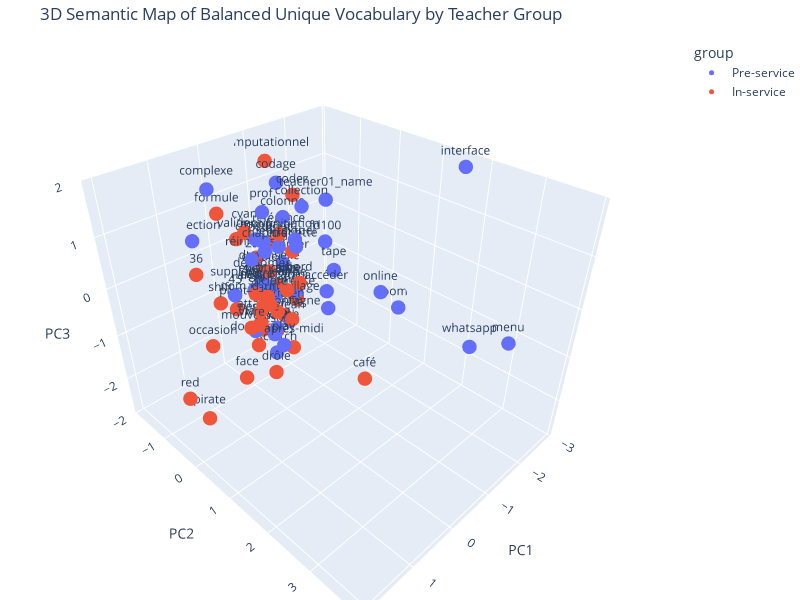

The code cell stored with this chart in its notebook:
### Code cell
# --- Embed the selected unique words ---

print("Encoding selected unique words...")
model = SentenceTransformer('sentence-transformers/paraphrase-multilingual-MiniLM-L12-v2')

word_embeddings_pre_final = model.encode(words_pre_final)
word_embeddings_in_final = model.encode(words_in_final)

# Stack all embeddings
all_embeddings_final = np.vstack([word_embeddings_pre_final, word_embeddings_in_final])

# Build metadata
all_words_final = words_pre_final + words_in_final
all_groups_final = ['Pre-service'] * len(words_pre_final) + ['In-service'] * len(words_in_final)

metadata_final_df = pd.DataFrame({
    'word': all_words_final,
    'group': all_groups_final
})

# --- Project into 3D using PCA ---

print("Running 3D PCA...")
from sklearn.decomposition import PCA

pca = PCA(n_components=3)
proj_embeddings_final = pca.fit_transform(all_embeddings_final)

metadata_final_df['PC1'] = proj_embeddings_final[:, 0]
metadata_final_df['PC2'] = proj_embeddings_final[:, 1]
metadata_final_df['PC3'] = proj_embeddings_final[:, 2]

# --- Plot interactive 3D scatter ---

import plotly.express as px

print("Plotting 3D map...")
fig = px.scatter_3d(
    metadata_final_df,
    x='PC1', y='PC2', z='PC3',
    color='group',
    text='word',
    title='3D Semantic Map of Balanced Unique Vocabulary by Teacher Group',
    width=800,
    height=600
)

fig.update_traces(marker=dict(size=5))
fig.update_layout(margin=dict(l=0, r=0, b=0, t=40))
fig.show()

### Figure 1 — Plotly figure (JSON) as saved in the notebook; plotly's stock layout.template omitted (floating-point values rounded to 4 significant figures)
{"data": [{"hovertemplate": "group=Pre-service<br>PC1=%{x}<br>PC2=%{y}<br>PC3=%{z}<br>word=%{text}<extra></extra>", "legendgroup": "Pre-service", "marker": {"color": "#636efa", "size": 5, "symbol": "circle"}, "mode": "markers+text", "name": "Pre-service", "scene": "scene", "showlegend": true, "text": ["exécuter", "chapitre", "play", "menu", "collection", "nonant", "scratch", "mouvement", "online", "pratique", "dézoomer", "45", "teacher01_name", "loulou", "2a", "définition", "clean", "motif", "récré", "bulldozer", "interface", "correction", "mini", "zoomer", "tape", "complexe", "constituer", "fd100", "2a.", "codage", "trajectoire", "textuel", "initiation", "accéder", "désolé", "perspicace", "prof", "recharger", "whatsapp", "colonne"], "type": "scatter3d", "x": [-0.001247, 0.5286, 0.9334, -1.082, -0.06857, 0.1223, 0.2549, 0.587, -0.7335, 0.2216, -0.01005, 0.601, -0.8979, 0.3132, 0.3474, -0.1106, -0.007207, 0.5393, 0.3607, -2.882, -2.76, 0.4832, -0.2888, -2.78, -1.75, 0.5793, -0.05877, -2.072, 0.433, -0.6954, -0.47, -0.1444, 0.01028, -0.5403, 0.3158, 0.2172, 0.2025, -1.509, -2.164, 0.0003055], "y": [-0.4696, 0.3267, 1.167, 3.884, 0.5566, 0.02703, 0.1197, -0.01447, 1.668, -0.02394, -0.5046, -0.5022, 0.2333, 0.2431, -0.2785, -0.1094, 0.2174, 0.1321, -0.09198, -1.8, 1.67, -1.847, 0.08644, 0.3964, -0.4524, -1.029, -0.4406, -1.026, -0.1589, -0.7988, -0.7918, 0.2986, 0.4595, 0.6014, 0.171, -0.01007, -0.09498, -1.722, 2.58, 0.1735], "z": [-0.1674, 1.024, -0.1464, 0.2606, 1.676, -0.1138, -1.247, -0.6655, 0.305, 0.08165, -0.08031, -0.1439, 1.408, -0.6095, 0.5589, 0.6893, -0.6261, 1.171, 0.06239, -2.714, 1.861, 0.3551, -0.1818, -1.591, -0.6113, 1.66, 0.6644, -0.321, 0.03773, 1.452, -0.5705, 0.8383, 1.09, -0.07523, -0.7778, -0.04875, 1.448, -0.8751, -1.098, 1.383]}, {"hovertemplate": "group=In-service<br>PC1=%{x}<br>PC2=%{y}<br>PC3=%{z}<br>word=%{text}<extra></extra>", "legendgroup": "In-service", "marker": {"color": "#EF553B", "size": 5, "symbol": "circle"}, "mode": "markers+text", "name": "In-service", "scene": "scene", "showlegend": true, "text": ["formule", "jeanne", "café", "pivote", "après-midi", "36", "pensée", "fermé", "valider", "montagne", "occasion", "attaquer", "argent", "red", "demoiselle", "décaler", "cyan", "presse", "face", "bord", "référence", "quotidien", "comparer", "énorme", "qj", "computationnel", "chauffage", "shift", "parti", "supplémentaire", "drôle", "nom_d_un_village", "pirate", "dommage", "réinitialiser", "codez", "étiquette", "capable", "vivre", "société"], "type": "scatter3d", "x": [0.2969, 0.2785, 0.06354, 0.2829, 0.5797, 1.179, 0.6261, -0.0109, -0.2692, 0.09989, 2.019, 0.4032, 0.5138, 1.972, 0.08176, -0.1474, 0.4255, -0.4936, 1.488, -0.1256, -0.1222, 0.2661, -0.5253, 0.2514, 0.5625, -1.051, 0.07818, 0.4412, 0.4809, 0.305, 0.7772, 0.5086, 1.842, 0.6041, -0.243, -0.6181, -0.1294, -0.1911, 0.8494, 0.6227], "y": [-1.249, 0.5242, 2.098, -0.9502, 0.9765, -0.7178, 0.1506, 0.06601, -1.537, 0.4008, 0.8593, -0.07751, -0.02452, -0.1529, -0.1627, -0.6535, -0.3097, -0.1365, 0.8736, 0.3723, -0.09332, 0.2256, -0.9156, 0.1642, 0.1419, -1.519, -0.4671, -1.222, 0.1218, -0.3295, 0.7265, 0.3479, 0.1673, 0.06553, -0.9207, -0.2845, 0.2188, -0.3004, 0.2327, 0.4439], "z": [1.049, 0.2812, -0.7959, -0.8046, -0.4857, 0.4284, -0.4359, -0.5824, 0.2275, -0.4526, 0.2515, -0.6056, 0.06438, -1.445, 0.2635, -0.07203, 1.085, -0.5719, -0.6515, 0.1772, 0.9335, -0.2977, 0.2833, -0.7298, -0.1954, 1.542, -1.129, -0.7281, -0.1254, -0.09589, -1.043, 0.02004, -1.77, -0.9201, 0.09304, 1.417, 0.7252, -0.2119, -0.3349, 0.2785]}], "layout": {"height": 600, "legend": {"title": {"text": "group"}, "tracegroupgap": 0}, "margin": {"b": 0, "l": 0, "r": 0, "t": 40}, "scene": {"domain": {"x": [0, 1], "y": [0, 1]}, "xaxis": {"title": {"text": "PC1"}}, "yaxis": {"title": {"text": "PC2"}}, "zaxis": {"title": {"text": "PC3"}}}, "title": {"text": "3D Semantic Map of Balanced Unique Vocabulary by Teacher Group"}, "width": 800}}
